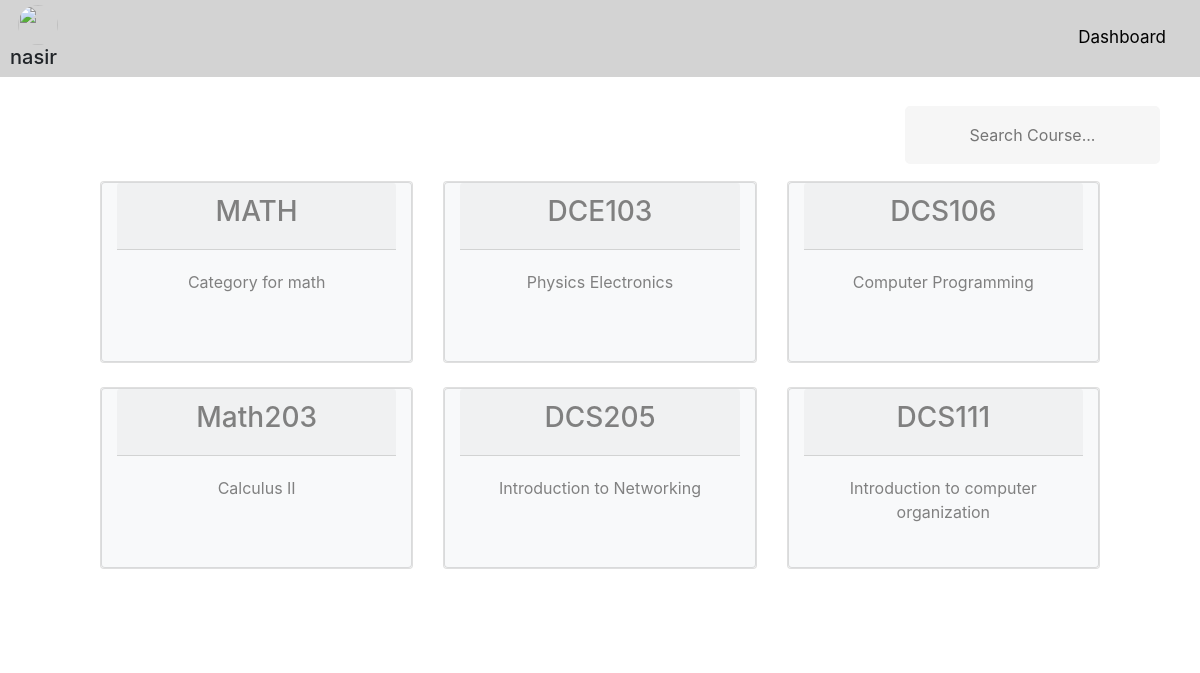
Page /Question_Answer/categories (signed in) on the committed database.
### Question_Answer/models.py (models this page shows, shortened)
class Category(models.Model):
    title       = models.CharField(max_length=150, unique=True)
    slug        = models.SlugField(max_length=150, unique=True, editable=False)
    description = models.CharField(max_length=300)
    pub_date    = models.DateTimeField(auto_now_add=True)
    class Meta:
        ordering = ['-pub_date']
        verbose_name = 'Category'
        verbose_name_plural = "Categories"

### Question_Answer/views.py (the view)
# urls.py: path('categories', views.categories, name='categories'),
@login_required
def categories(request):
    categories = Category.objects.order_by('-pub_date')
    context    = {'categories': categories}
    query = ""
    if request.GET:
        query = request.GET['q']
        context['query'] = str(query)
    categories = sorted(get_categories_queryset(query), key=attrgetter('pub_date'), reverse=True)
    context['categories'] = categories
    return render(request, 'Question_Answer/categories.html', context)

### Question_Answer/views.py (called while the page is built)
def get_categories_queryset(query=None):
    queryset = []
    queries = query.split(" ")
    for q in queries:
        cart_lists = Category.objects.filter(
                Q(title__icontains=q) |
                Q(description__icontains=q)
            ).distinct()
        for cart_list in cart_lists:
            queryset.append(cart_list)
    return list(set(queryset))

### Question_Answer/templates/Question_Answer/categories.html (shortened to what this page needs)
{% extends 'Helpline_Portal/basetopbar.html' %}
{% block body %}
{% if categories %}
		<div class="input-icons" style="padding-top: 0; float: right;">
			<form method="get">
				<i class="fa fa-search icon fa-lg"></i>
				<input type="text" class="input-field" name="q" id="id_q" placeholder="Search Course...">
			</form>
		</div>
{% endif %}
 <div class="jumbotron" style="background-color: white; padding-left: 100px; padding-right: 100px; padding-top: 80px;">
  	<div class="row" id="rows" style="height: 400px;">
  		{% for category in categories %}
  			<div class="col-md-4">
  				<a style="color: gray;" href="{% url 'Question_Answer:cart_questions' category.id %}">
  				<div class="card" style="min-height: 180px;">
	  				<div class="card bg-light col-12" id="categories" style="min-height: 180px;">
		  				<div class="card-header text-center" id="cat-title">
							<h3>{{ category.title }}</h3>
		  				</div>
						<div class="card-body text-center" id="cat-text">
							<p class="card-text">{{ category.description }}</p>
						</div>
					</div>
  			</div>
  		</div>
	  		{% endfor %}
	  	</div>
	</div>
{% endblock %}

### Helpline_Portal/templates/Helpline_Portal/basetopbar.html (shortened to what this page needs)
{% load static %}
<!DOCTYPE html>
<html>
<head>
	<link rel="stylesheet" href="{% static 'Helpline_Portal/css/style.css' %}" type="text/css">
	<link rel="stylesheet" href="{% static 'Helpline_Portal/css/bootstrap.css' %}">
	<link rel="stylesheet" href="{% static 'Helpline_Portal/css/fontawesome/css/all.css' %}">
</head>
	<body>
		<header class="topnav" id="myTopnav">
		    <a style="padding-top: 25px;" href="{% url 'Question_Answer:index' %}">Dashboard <i class="fa fa-home"></i></a>
		    <li class="navPic" style="padding-top: 5px; list-style: none; padding-left: 18px;">
	  		    <img src="{{ user.profile.avatar.url }}" style="border-radius: 50%" height="40px" width="40px">
	  		</li>
	  		{% if request.user.is_authenticated %}
    			<h5 style="padding-left: 10px;">{{ user }}</h5>
    		{% endif %}
		</header>
		{% block body %}
		{% endblock %}
	</body>
</html>

### staticfiles/Helpline_Portal/css/style.css (style rules this page uses)
body { font-family: "Poppins", sans-serif; height: 100%; width: 100%; }
.topnav { overflow: hidden; background-color: lightgray; }
.topnav a { float: right; display: block; color: black; text-align: center; padding: 14px 16px; text-decoration: none; font-size: 17px; }
.input-icons i { position: absolute; padding-top: 25px; padding-left: 20px; }
.input-icons { width: 300px; margin-bottom: 10px; }
.icon { min-width: 40px; }
.input-field { width: 100%; padding: 10px; }
.icon { padding: 10px; min-width: 40px; }
input[type=text], input[type=password], input[type=email], input[type=number], input[type=select] { background-color: #f6f6f6; border: none; color: #0d0d0d; padding: 15px 32px; text-align: center; text-decoration: none; display: inline-block; font-size: 16px; margin: 5px; width: 85%; border: 2px solid #f6f6f6; -webkit-transition: all 0.5s ease-in-out; -moz-transition: all 0.5s ease-in-out; -ms-transition: all 0.5s ease-in-out; -o-transition: all 0.5s ease-in-out; transition: all 0.5s ease-in-out; -webkit-border-radius: 5px 5px 5px 5px; border-radius: 5px 5px 5px 5px; }
input[type=text]:placeholder, input[type=password]:placeholder, input[type=email]:placeholder, input[type=select]:placeholder { color: #cccccc; }

### rows in the picture
Category: title "MATH", description "Category for math"
Category: title "DCE103", description "Physics Electronics"
Category: title "DCS106", description "Computer Programming"
Category: title "Math203", description "Calculus II"
Category: title "DCS205", description "Introduction to Networking"
Category: title "DCS111", description "Introduction to computer organization"

### other values in the picture
{{ user }} "nasir"
